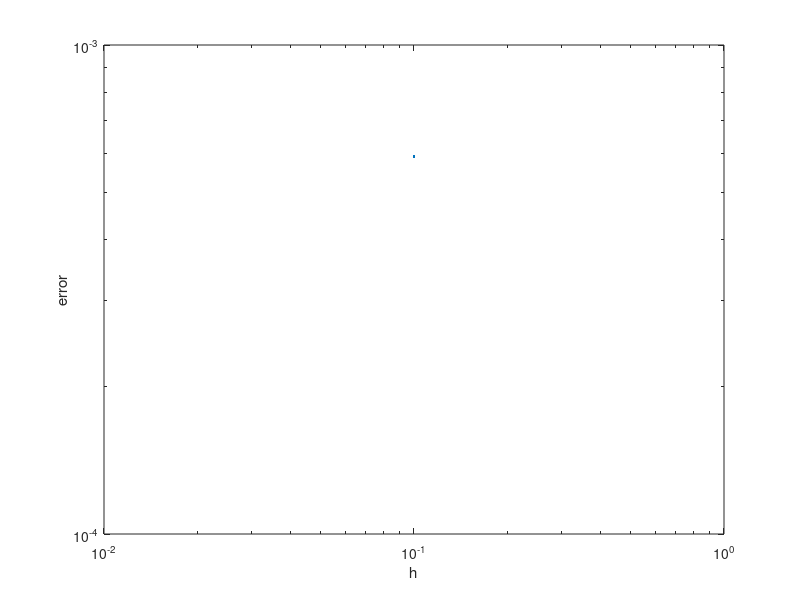

Recreate this plot in MATLAB. (Note: this script raises an error after producing the figure.)
clear, clc, clf
LW = 'linewidth'; lw = 2;
f = @(x)(x.^2.*exp(-5.*x)./2);
%H = 10.^-(1:0.1:3);
H=0.1;
err = zeros(length(H), 1);

for i = 1:length(H)
    h = H(i);
    xn = (0:h:2)';
    exact = f(xn);

    x = xn(1);
    yn = zeros(length(xn), 1);
    k1 = x * exp(-5 * x) - 5 * yn(1);
    k2 = (x+h/2) * exp(-5 * (x+h/2)) - 5*(yn(1)+h/2*k1);
    k3 = (x+h) * exp(-5*(x+h)) - 5*(yn(1)-h*k1+2*h*k2);
    yn(2) = yn(1) + h/6*(k1+4*k2+k3);

    for k = 3:length(yn)
        yn(k) = ( yn(k-2) + ...
        h/3*(xn(k)*exp(-5*xn(k))) + ...
        4*h/3*(xn(k-1)*exp(-5*xn(k-1))-5*yn(k-1)) + ...
        h/3*(xn(k-2)*exp(-5*xn(k-2))-5*yn(k-2)) ) / ...
        (1+5*h/3);
    end

    err(i) = abs(yn(end) - f(xn(end)));
end

loglog(H, err, '.', LW, lw)
xlabel('h')
ylabel('error')
legend('error', 'location', 'se')
